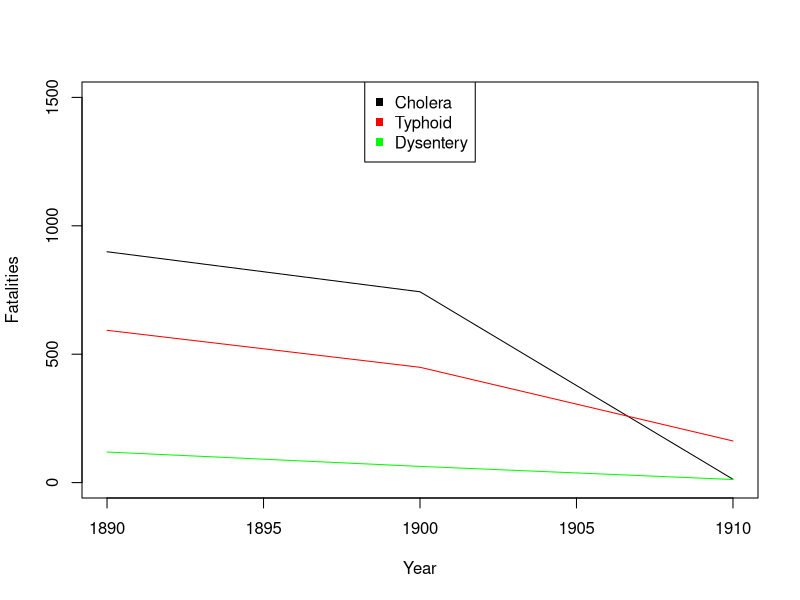

Reproduce this figure in R.
# install.packages("readxl")
library("readxl")

working_dir_setlocal = function()
{
	# From: https://stackoverflow.com/questions/13672720/
	setwd(getSrcDirectory(function(){})[1])
}

rstudio_clear_plots = function()
{
	# If RStudio has created any plots, clear them.
    if (exists("dev")) {
        x = dev.list()["RStudioGD"]
        if (!is.null(x)) { dev.off(x) }    
    }
}

rstudio_clear_plots()
working_dir_setlocal()

data = read_excel("data/Baltimore_1910_ScarletFever.xlsx");
print(data)

# install.packages(c("readxl", "data.table", "dplyr"))
library("readxl")

library("data.table")

data1890jan = read_excel("data/philadelphia/Philadelphia_1890/1890_WL-SID452,_TID6120,_1890-Philadelphia,_Interments_in_the_City_of_Philadelphia_January_1890,_p358-79.xls")
data1890feb = read_excel("data/philadelphia/Philadelphia_1890/1890_WL-SID452,_TID6121,_1890-Philadelphia,_Interments_in_the_City_of_Philadelphia_February_1890,_1890,_p382-01.xls")
data1890mar = read_excel("data/philadelphia/Philadelphia_1890/1890_WL-SID452,_TID6123,_1890-Philadelphia,_Interments_in_the_the_City_of_Philadelphia_March_1890,_p404-21.xls")
data1890apr = read_excel("data/philadelphia/Philadelphia_1890/1890_WL-SID452,_TID6124,_1890-Philadelphia,_Interments_in_the_City_of_Philadelphia_April_1890,_1890,_p424-42.xls")
data1890may = read_excel("data/philadelphia/Philadelphia_1890/1890_WL-SID452,_TID6125,_1890-Philadelphia,_Interments_in_the_City_of_Philadelphia_May_1890,_1890,_p446-65.xls")
data1890jun = read_excel("data/philadelphia/Philadelphia_1890/1890_WL-SID452,_TID6126,_1890-Philadelphia,_Interments_June_1890,_1890,_p468-87.xls")
data1890jul = read_excel("data/philadelphia/Philadelphia_1890/1890_WL-SID452,_TID6141,_1890-Philadelphia,_Interments_July_1890,_pg_490-09.xls")
data1890aug = read_excel("data/philadelphia/Philadelphia_1890/1890_WL-SID452,_TID6142,_1890-Philadelphia,_Interments_August_1890,_p512-29.xls")
data1890sep = read_excel("data/philadelphia/Philadelphia_1890/1890_WL-SID452,_TID6155,_1890-Philadelphia,_Interments_September_1890,_1890,_p532-47.xls")
data1890oct = read_excel("data/philadelphia/Philadelphia_1890/1890_WL-SID452,_TID6156,_1890-Philadelphia,_Interment_in_the_City_of_Philadelphia_October_1890,_1890,_p550-67.xls")

#We are missing data for November - Likely does not make a huge difference as waterborne illnesses generally peak during periods of warm weather#
data1890dec = read_excel("data/philadelphia/Philadelphia_1890/1890_WL-SID452,_TID6171,_1890-Philadelphia,_Interments_December_1890,_1890,_p590-07.xls")

##1890 #had to include malaria counts feb-may because whoever was recording this decided to just put cholera all in one category, made the data frames different sizes which made summing a nightmare.
#Malaria counts not too significant, still a waterborne disease so indicitave of sanitary infrastructure

water_borne1890jan <- rbind(data1890jan[46, ], data1890jan[47, ], data1890jan[80, ], data1890jan[95, ])
water_borne1890feb <- rbind(data1890feb[36, ], data1890feb[64, ], data1890feb[79, ], data1890feb[82, ])
water_borne1890mar <- rbind(data1890mar[34, ], data1890mar[63, ], data1890mar[73, ], data1890mar[78, ])
water_borne1890apr <- rbind(data1890apr[46, ], data1890apr[70, ], data1890apr[80, ], data1890apr[84, ])
water_borne1890may <- rbind(data1890may[45, ], data1890may[74, ], data1890may[84, ], data1890may[87, ])
water_borne1890jun <- rbind(data1890jun[36, ], data1890jun[37, ], data1890jun[67, ], data1890jun[81, ])
water_borne1890jul <- rbind(data1890jul[44, ], data1890jul[45, ], data1890jul[76, ], data1890jul[88, ])
water_borne1890aug <- rbind(data1890aug[37, ], data1890aug[38, ], data1890aug[62, ], data1890aug[74, ])
water_borne1890sep <- rbind(data1890sep[34, ], data1890sep[35, ], data1890sep[62, ], data1890sep[70, ])
water_borne1890oct <- rbind(data1890oct[44, ], data1890oct[45, ], data1890oct[70, ], data1890oct[80, ])
water_borne1890dec <- rbind(data1890dec[35, ], data1890dec[36, ], data1890dec[63, ], data1890dec[72, ])

water_borne1890dec

#fy is full year, our data from 1890 is monthly, denotes the difference in data recording#

##1900
data1900fy = read_excel("data/philadelphia/Philadelphia_1900/1900_WL-303_3112_1900-Deaths_by_Cause_1900,_p156-95.xls")

water_borne1900fy <- rbind(data1900fy[84, ], data1900fy[85, ], data1900fy[122, ], data1900fy[138, ], data1900fy[309, ], data1900fy[200, ])

##1910
data1910fy = read_excel("data/philadelphia/Philadelphia_1910/1910_WL-SID314,_TID3344,_1910-Philadelphia,_Causes_of_Death_Distributed_By_Ward_1910,_pgs_unknown.xlsx")

water_borne1910fy <- rbind(data1910fy[8, ], data1910fy[18, ], data1910fy[19, ])

object_list <- list(water_borne1890jan, water_borne1890feb, water_borne1890mar, 
                    water_borne1890apr, water_borne1890may, water_borne1890jun, 
                    water_borne1890jul, water_borne1890aug, water_borne1890sep, 
                    water_borne1890oct, water_borne1890dec)

# NOTE(Alex): Same as before, we merge together all the month data frames.
water_borne = as.data.table(rbind(Reduce(function(x, y) merge(x, y, all=TRUE), object_list)))

# NOTE(Alex): Then we replace all the garbage values with 0.
#       Whoever decided to insert two different strings to represent NA, I am going to strangle.
# TODO(Alex): Check that the five dots actually mean zero, or indicate "not recorded"
water_borne[water_borne == "….."] <- 0
water_borne[water_borne == "....."] <- 0
water_borne[water_borne == "…../..."] <- 0
water_borne[is.na(water_borne)] <- 0
water_borne[water_borne == "2....."] = 2

# Transpose the frame (swap rows and columns)
# Alright, so the 27:59 things is because the ward level data is on columns 29 through 61,
#       and in the test frame those numbers have had 2 subtracted for some reason.
#       Fairly, but not absolutely, certain that this is good.
water_borne_trans = t(water_borne[, 27:59])

# Assign column names to diseases
colnames(water_borne_trans) = water_borne$PHILADELPHIA

# Remove top row (which is just disease names)
water_borne_trans = water_borne_trans[c(-1), ]

# Convert all the columns to numeric, and sum all the duplicate columns together
water_borne_numeric = apply(water_borne_trans, 2, as.numeric)
water_borne_numeric = sapply(unique(colnames(water_borne_numeric)), function(x) rowSums(water_borne_numeric[, grepl(x, colnames(water_borne_numeric))]))

clean_data_table = function(table)
{
	table[table == "….."] <- 0
	table[table == "....."] <- 0
	table[table == "......"] <- 0
	table[table == "…../..."] <- 0
	table[is.na(table)] <- 0
	table[table == "2....."] <- 2
	table[table == "......."] <- 0
	table[table == "...."] <- 0

	return(table)
}

water_1890 = clean_data_table(as.data.table(water_borne_numeric))

# Second row is the total incidence of disease.
water_1900 = clean_data_table(as.data.table(water_borne1900fy))
water_1910 = clean_data_table(as.data.table(water_borne1910fy))

# In the source sheet the second and third columns correspond to male and female, summing them
# gives a total.
water_1910[, 2] = lapply(water_1910[, 2], as.numeric)
water_1910[, 3] = lapply(water_1910[, 3], as.numeric)

# disease_table = data.table("Year" = c(1890, 1900, 1910),
						   # "Cholera" = c(water_1890
water_1910$Total = water_1910[, 2] + water_1910[, 3]

colnames(water_1890) = gsub(" ", "_", colnames(water_1890))
colnames(water_1890)[2] = "Cholera_Morbus"
colnames(water_1890)[3] = "Typhoid"
water_1890[, Cholera := Cholera_Morbus + CHOLERA_INFANTUM]

# The data is poorly organized and badly translated to R, so magic indicis work better than anything else.
disease_table = data.table(Year = c(1890, 1900, 1910),
						   Cholera = c(sum(water_1890$Cholera), as.numeric(water_1900[1, 2]) + as.numeric(water_1900[2, 2]), water_1910[2, "Total"]),
						   Typhoid = c(sum(water_1890$Typhoid), as.numeric(water_1900[4, 2]), water_1910[1, 2]),
						   Dysentery = c(sum(water_1890$DYSENTERY), as.numeric(water_1900[3, 2]), water_1910[3, 2])
)
# water_1890[, Cholera = 

svg(filename = "out/philadelphia_plot%d.svg")
plot(disease_table$Year, disease_table$Cholera, type = "l", ylim=c(0, 1500), col = "black", xlab = "Year", ylab = "Fatalities")
lines(disease_table$Year, disease_table$Typhoid, col = "red")
lines(disease_table$Year, disease_table$Dysentery, col = "green")
legend(x = "top", legend=c("Cholera", "Typhoid", "Dysentery"), col=c("black", "red", "green"), pch = 15)
dev.off()

# Custom function to convert columns to numeric, handling non-numeric characters
if (F) {
    convert_to_numeric <- function(df) {
      for (i in 1:ncol(df)) {
        if (!is.numeric(df[[i]])) {
          df[[i]] <- as.numeric(as.character(df[[i]]))
        }
      }
      return(df)
    }
    
    
    water_borne1890jan_numeric <- convert_to_numeric(water_borne1890jan)
    water_borne1890feb_numeric <- convert_to_numeric(water_borne1890feb)
    water_borne1890mar_numeric <- convert_to_numeric(water_borne1890mar)
    water_borne1890apr_numeric <- convert_to_numeric(water_borne1890apr)
    water_borne1890may_numeric <- convert_to_numeric(water_borne1890may)
    water_borne1890jun_numeric <- convert_to_numeric(water_borne1890jun)
    water_borne1890jul_numeric <- convert_to_numeric(water_borne1890jul)
    water_borne1890aug_numeric <- convert_to_numeric(water_borne1890aug)
    water_borne1890sep_numeric <- convert_to_numeric(water_borne1890sep)
    water_borne1890oct_numeric <- convert_to_numeric(water_borne1890oct)
    water_borne1890dec_numeric <- convert_to_numeric(water_borne1890dec)
    
    object_list <- list(water_borne1890jan_numeric, water_borne1890feb_numeric, water_borne1890mar_numeric,
                        water_borne1890apr_numeric, water_borne1890may_numeric, water_borne1890jun_numeric,
                        water_borne1890jul_numeric, water_borne1890aug_numeric, water_borne1890sep_numeric, 
                        water_borne1890oct_numeric, water_borne1890dec_numeric)
    
    sum_waterborne1890 <- Reduce('+', object_list)
    
    sum_waterborne1890
}
